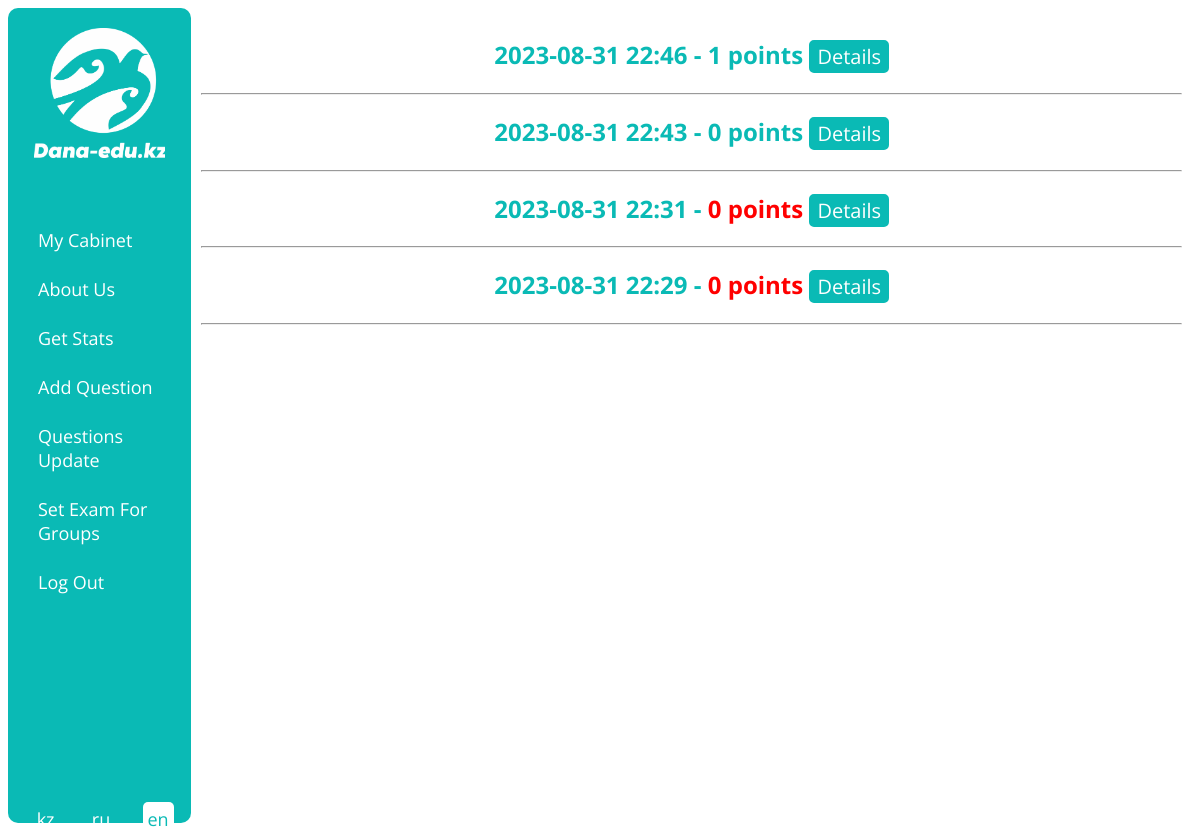
The page /en/exam_results (signed in) on the database as committed earlier.
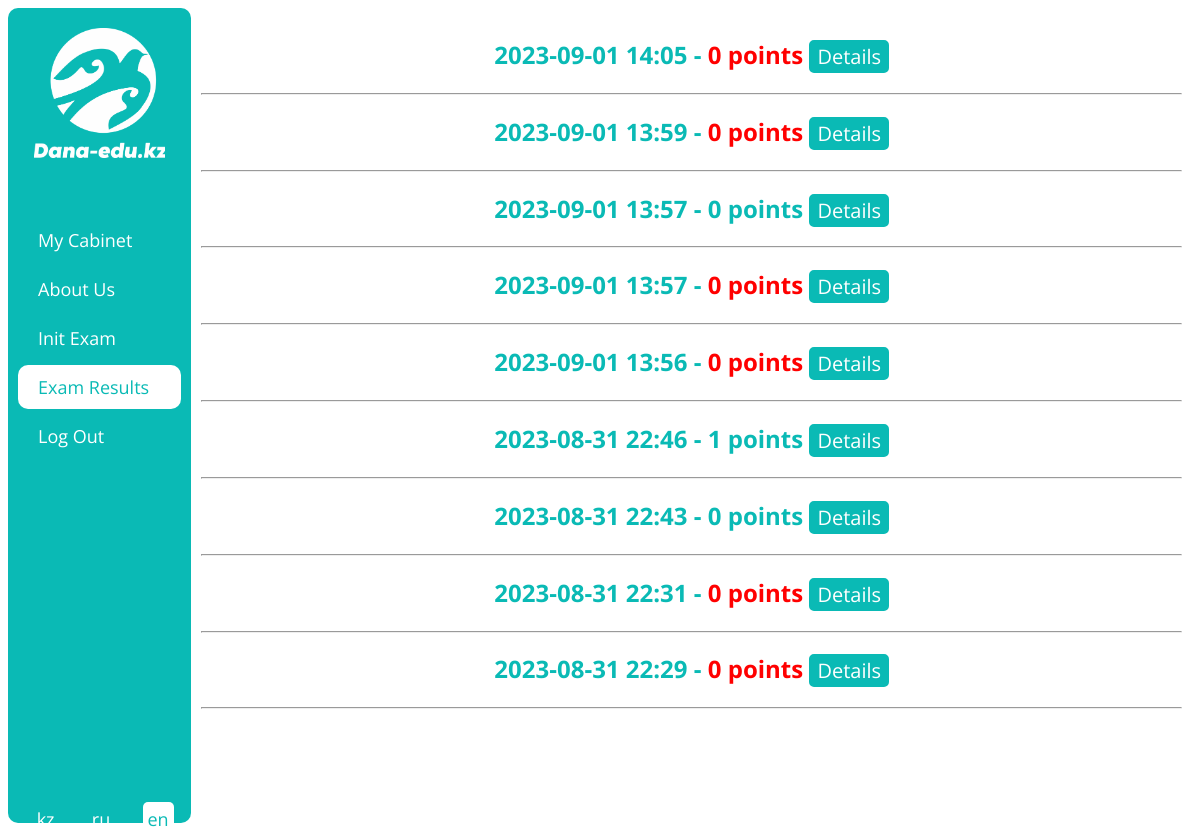
The same page on the database as committed later.
### examapp/models.py (models this page shows, shortened)
class Result(models.Model):
    user = models.ForeignKey('CustomUser', on_delete=models.CASCADE)
    variant = models.ForeignKey('Variant', on_delete=models.CASCADE)
    subjects = models.ManyToManyField('Subject')
    starts_at = models.DateTimeField(auto_now=True)
    ends_at = models.DateTimeField(null=True, blank=True)
    points = models.PositiveSmallIntegerField(default=0)
    questions = models.ManyToManyField('Question', blank=True)
    answers = models.ManyToManyField('PupilAnswer', blank=True)
    is_violated = models.BooleanField(default=False)

### examapp/views.py (the view)
# urls.py: path('exam_results', examResultsView, name='exam_results_url'),
@login_required(login_url='login_url')
def examResultsView(request):
    results = Result.objects.filter(user=request.user).order_by('-starts_at')
    context = {'results': results,
               'urls': getUserUrls(request.user)}
    return render(request, 'exam_results_page.html', context)

### examapp/functions.py (called while the page is built)
def getUserUrls(user) -> []:
    urls = [
        {'text': _('My Cabinet'), 'url': 'cabinet_url'},
        {'text': _('About Us'), 'url': 'about_us_url'}
    ]
    if user.type == 'PU':
        urls.append({'text': _('Init Exam'), 'url': 'exam_init_url'})
        urls.append({'text': _('Exam Results'), 'url': 'exam_results_url'})
    if user.type == 'MO':
        urls.append({'text': _('Get Stats'), 'url': 'get_stats_url'})
        urls.append({'text': _('Add Question'), 'url': 'add_questions_init_url'})
        urls.append({'text': _('Questions Update'), 'url': 'questions_update_url'})
        urls.append({'text': _('Set Exam For Groups'), 'url': 'set_exam_for_groups_url'})
    urls.append({'text': _('Log Out'), 'url': 'logout_url'})
    return urls

### templates/exam_results_page.html
{% extends 'base.html' %}
{% load i18n %}
{% block content %}
    {% for result in results %}
        {% if result.is_violated %}
        <h2>
            {{ result.starts_at|date:'Y-m-d H:i' }} - <span style="color: red;">{{ result.points }} {% trans 'points' %}</span>
            <button class="btn" onclick="location.href='{% url 'exam_result_url' result.id %}'">{% trans 'Check' %}</button>
        </h2>
        {% else %}
        <h2>
            {{ result.starts_at|date:'Y-m-d H:i' }} - <span>{{ result.points }} {% trans 'points' %}</span>
            <button class="btn" onclick="location.href='{% url 'exam_result_url' result.id %}'">{% trans 'Check' %}</button>
        </h2>
        {% endif %}
        <hr>
    {% endfor %}
{% endblock content %}

### templates/base.html (shortened to what this page needs)
<!DOCTYPE html>
{% load static %}
{% load i18n %}
<html lang="en">
<head>
    <link rel="stylesheet" type="text/css" href="{% static 'css/style.css' %}?{% now 'U' %}">
</head>
<body>
    <div class="wrapper">
        <div id="sidebar">
            <a href="{% url 'home_url' %}">
                <img id="sidebar_logo" src="{% static 'images/sidebar-logo.png' %}">
            </a>
            <ul>
            {% for url in urls %}
                <li><a class="nav-link" href="{% url url.url %}">{{ url.text }}</a></li>
            {% endfor %}
            </ul>
            {% get_current_language as CURRENT_LANGUAGE %}
            {% get_available_languages as AVAILABLE_LANGUAGES %}
            {% get_language_info_list for AVAILABLE_LANGUAGES as languages %}
            <div class="bottom" id="bottom">
                <div class="languages">
                    {% for language in languages %}
                        {% if language.code == CURRENT_LANGUAGE %}
                            <a href="/{{ language.code }}/" class="active language_link">
                                {% if language.code == 'kk' %}
                                    kz
                                {% else %}
                                    {{ language.code }}
                                {% endif %}
                            </a>
                        {% else %}
                            <a href="/{{ language.code }}/" class="language_link">
                                {% if language.code == 'kk' %}
                                    kz
                                {% else %}
                                    {{ language.code }}
                                {% endif %}
                            </a>
                        {% endif %}
                        <br>
                    {% endfor %}
                </div>
            </div>
        </div>
        <div id="content" class="content" align="center">
            {% block content %}
            {% endblock content %}
        </div>
    </div>
</body>
</html>

### static/css/style.css (style rules this page uses)
html { user-select: none; }
.wrapper { display: flex; }
#sidebar { background: #0ABAB5; flex: 1; border-radius: 10px; min-height: 95vh; color: #ffffff; margin: 0 0 5px; padding: 10px 10px; font-family: 'Open Sans', sans-serif; }
#sidebar a { font-family: 'Open Sans', sans-serif; font-size: 18px; color: #ffffff; }
#sidebar ul { list-style-type: none; margin: 0; padding: 0; }
#sidebar li { margin-bottom: 5px; }
#sidebar li a { display: block; text-decoration: none; padding: 10px 20px; border-radius: 10px; cursor: pointer; }
#sidebar .active { background-color: #ffffff; color: #0ABAB5; }
#sidebar_logo { max-width: 80%; max-height: 80%; display:block; margin:auto; padding: 10px 10px; margin-bottom: 50px; }
#content { flex: 6; overflow-y: scroll; height: 100vh; }
body { font-family: 'Open Sans', sans-serif; }
h1, h2 { color: #0ABAB5; }
#content { margin: 10px; }
.btn { font-size: 20px; font-family: 'Open Sans', sans-serif; background: #0ABAB5; border-radius: 5px; color: #ffffff; border: 2px solid #0ABAB5; }
.language_link { text-decoration: none; border-radius: 5px; padding: 5px; }
.languages { display: flex; flex-direction: row; justify-content: space-evenly; bottom: 0; }
.bottom { position: absolute; bottom: 0; }

Rows that differ between the two databases and show on the page:
added Result: starts_at "2023-09-01 14:05", points "0"
added Result: starts_at "2023-09-01 13:59", points "0"
added Result: starts_at "2023-09-01 13:57", points "0"
added Result: starts_at "2023-09-01 13:57", points "0"
added Result: starts_at "2023-09-01 13:56", points "0"
Other text that changed with them:
new list line: "Init Exam"
new list line: "Exam Results"
list line gone: "Get Stats"
list line gone: "Add Question"
list line gone: "Questions Update"
list line gone: "Set Exam For Groups"
